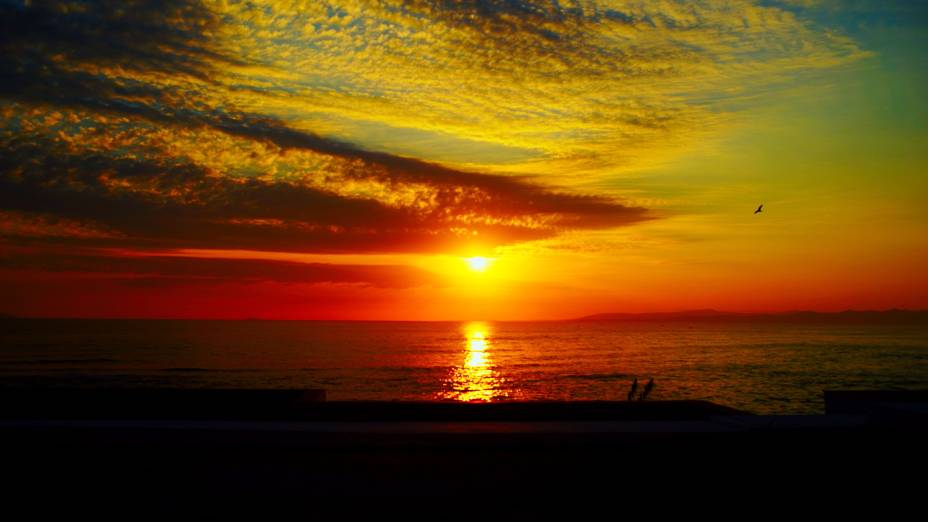
#> input picture Imagens/sol.jpg, 928 x 522 px, found by its file name
$ python sol.py
#> lines starting #> are read from the running program, lines starting #| are printed output that depends on the picture
import cv2

img = cv2.imread("sol.jpg", cv2.IMREAD_COLOR)
#> img is the input picture: shape (522, 928, 3); mean B, G, R 12, 62.4, 100.7

enhance = cv2.detailEnhance(img)
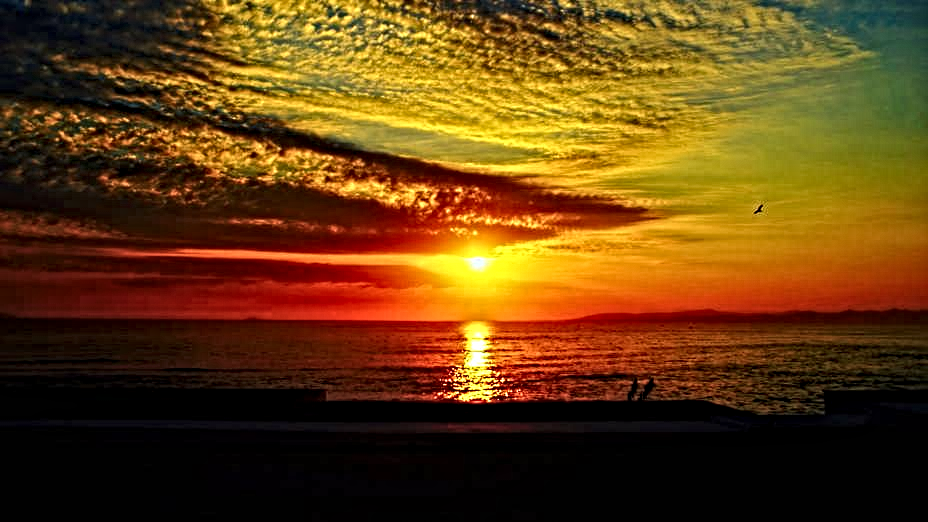
#> enhance: shape (522, 928, 3); mean B, G, R 15.9, 62.7, 100.2

cv2.imshow('teste', enhance)
cv2.waitKey(0)
cv2.destroyAllWindows()

cv2.imwrite("sol_result.jpg", enhance)
